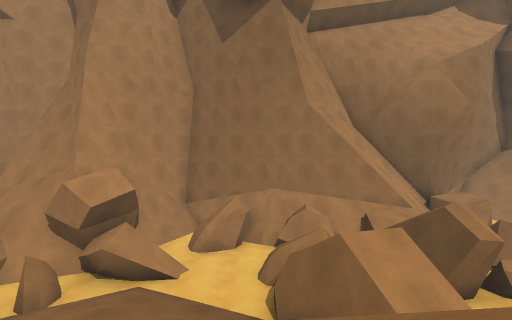
view 1 (above)

20 first-person views from a walk through a Unity game level. The camera is 1.3 m above the floor, tilts 2° down and sees 90° across. The floor is counted in squares, 1.8 m on a side. Each view is taken from the middle of a square. On the plan, view 1 faces up. The plan holds only what a view shows up to about 9 squares ahead; the rest is blank. The place goes on beyond the plan. The player is left out. Some animated figures are left out.

view 2
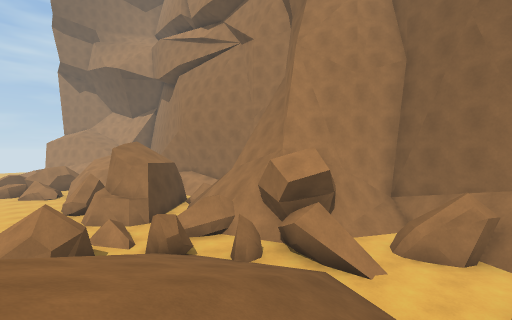

view 3
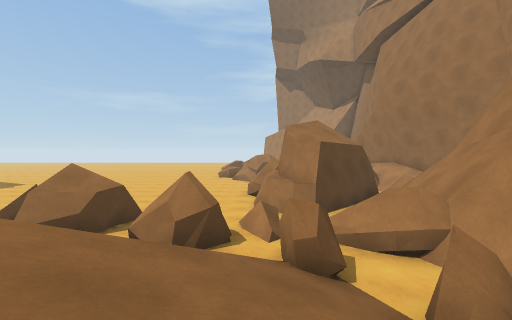

view 4
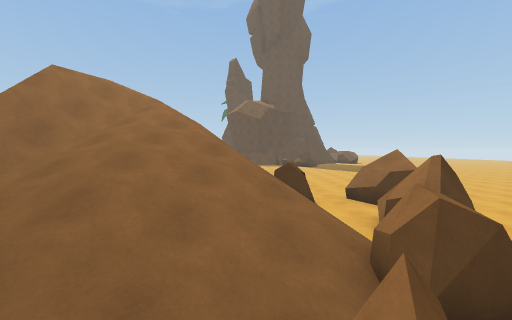

view 5
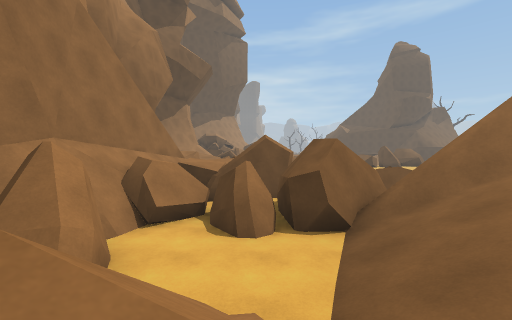

view 6
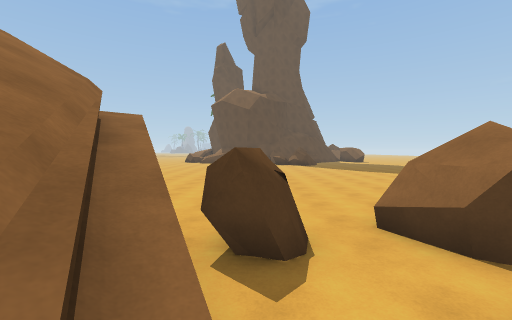

view 7
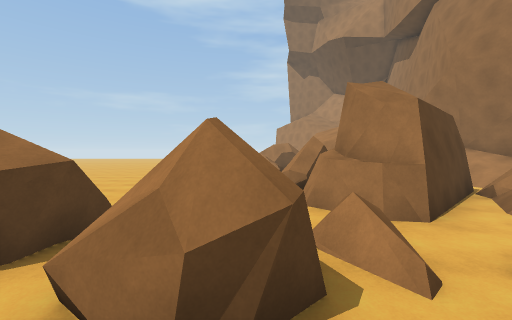

view 8
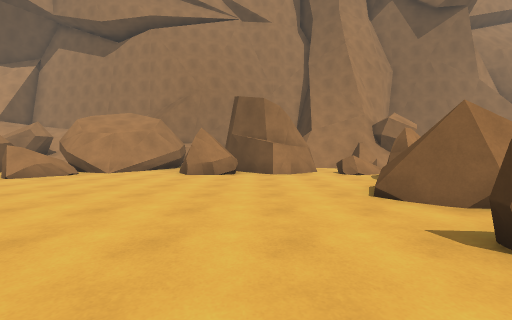

view 9
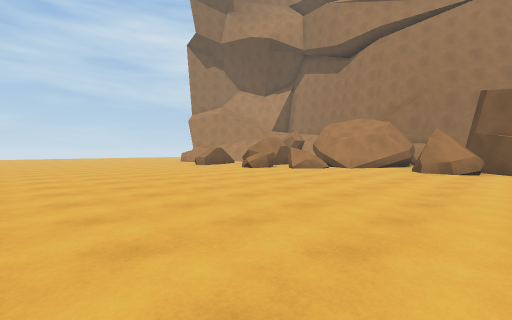

view 10
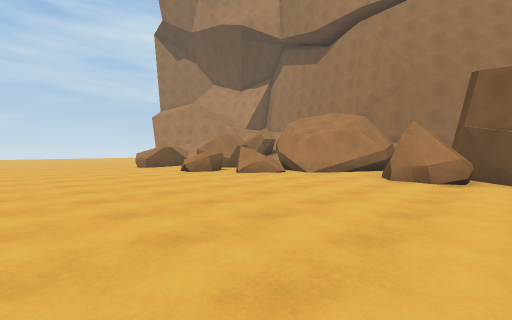

view 11
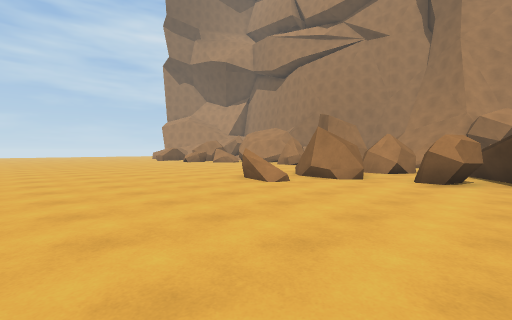

view 12
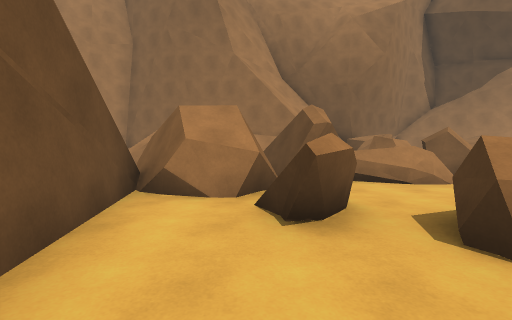

view 13
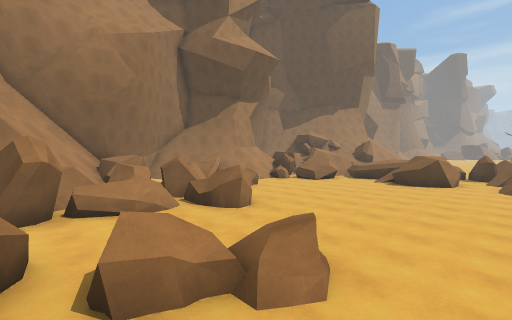

view 14
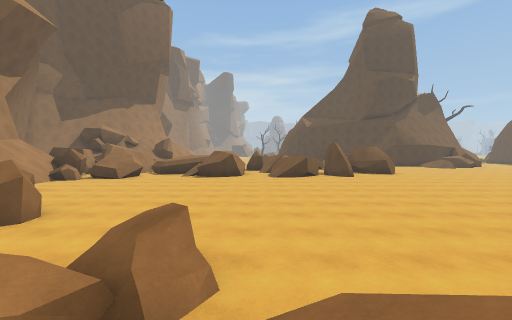

view 15
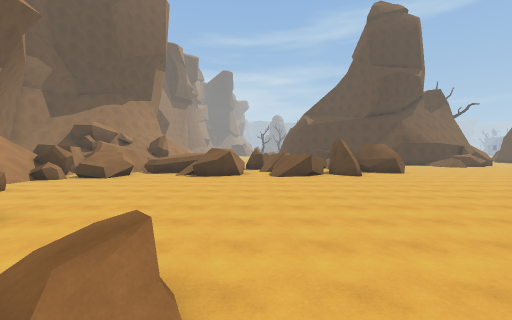

view 16
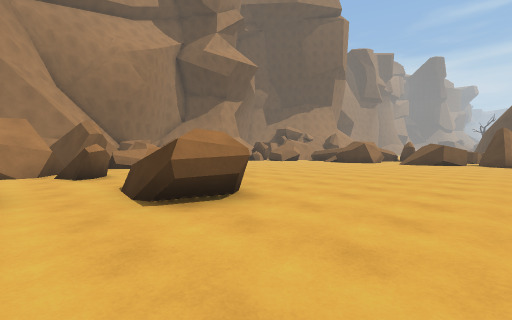

view 17
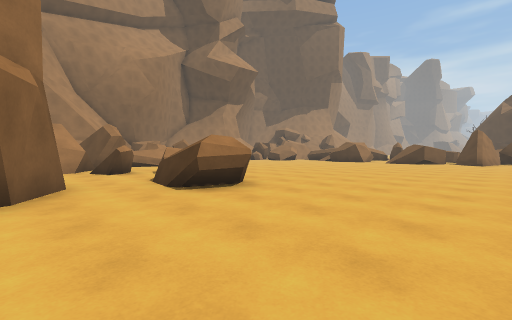

view 18
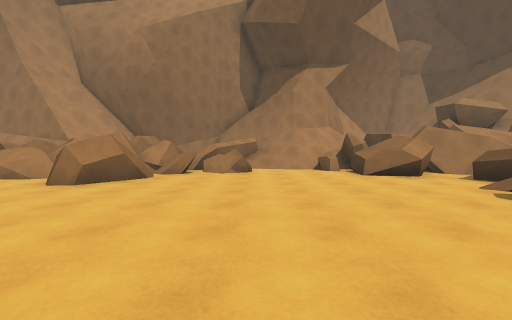

view 19
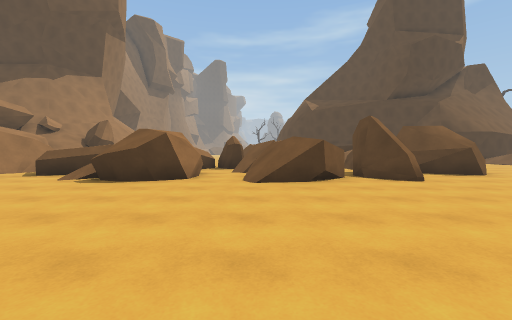

view 20
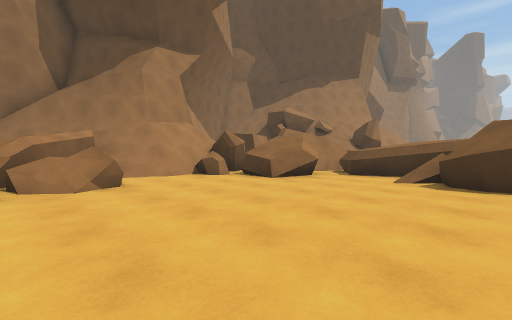

### Floor plan
Key: @ floor where view 1 was taken; # wall or solid block; x gap in a wall; . floor; / step, stairs or slope; = window, fence, low wall or low ledge; ^ raised ledge; v drop or lower ground.
Columns run from 17 left of view 1 to 21 right of it. Each row starts with its distance up from view 1.
 11                               ..
 10    //         ###            ##..
  9    ///        #####..#/  #   #////
  8      .==     # ^#.#^#=== #= #^.//=#
  7      .#=   ### ...x^#=v  ##==^/../####
  6   #   ##   ##///./#####v###=#..../^####
  5  ##. ########////.####.^#^#=......^.##
  4 ##.. #####=#//////###.....#.........^^
  3 #...#^//.=..//////##^=..............#^^
  2 =.........#.//////#.##==..........^##^
  1 ..........#.///////.##==..........###
  0 .............#///@/../.==..........##.
 -1 ........###.#/=////..//............../
 -2 .........x....#///#../ ...........//
 -3 ........=#..../   /..//...........#/
 -4 ...............   ................./
 -5 ...............   .................##
 -6 ................  .................#
 -7 ................  .............. ....#
 -8  .............              ....  ..##

Where each view was taken, in squares from view 1:
view 1: 0 up, 0 right, facing up
view 2: 1 up, 0 right, facing up-left
view 3: 3 up, 2 left, facing left
view 4: 6 up, 4 left, facing down
view 5: 6 up, 4 left, facing right
view 6: 2 up, 5 left, facing down
view 7: 2 up, 5 left, facing left
view 8: 5 down, 11 left, facing up
view 9: 7 down, 11 left, facing up-left
view 10: 4 down, 11 left, facing up-left
view 11: 8 down, 4 left, facing up-left
view 12: 1 down, 3 right, facing up
view 13: 2 down, 4 right, facing up-right
view 14: 1 down, 4 right, facing right
view 15: 1 down, 5 right, facing right
view 16: 6 down, 2 right, facing up-right
view 17: 7 down, 1 right, facing up-right
view 18: 2 down, 13 right, facing up
view 19: 2 down, 11 right, facing right
view 20: 1 up, 11 right, facing up-right
